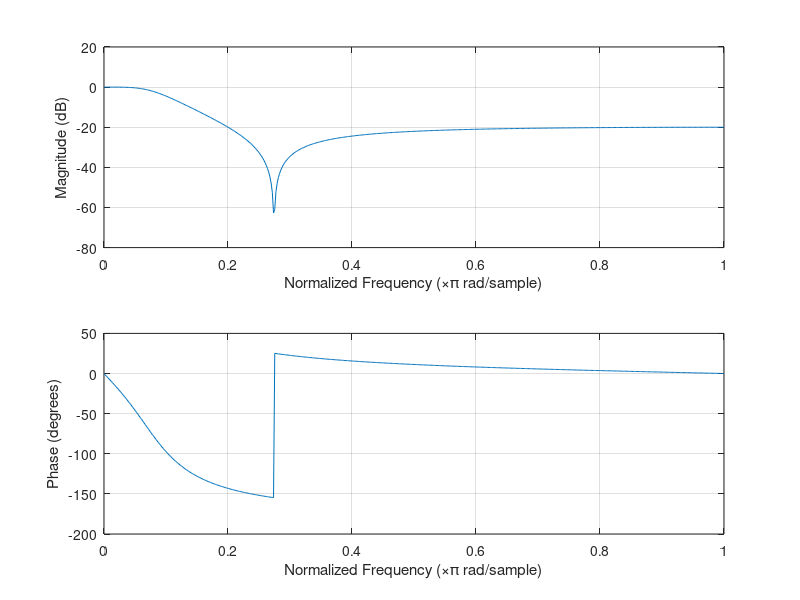

Recreate this plot in MATLAB. (Note: this script raises an error after producing the figure.)
%==========================================================================
%Pokazanie dla danych transmitacji:
%-odpowiedzi impulsowej,
%-charakterystyki amplitudowo-czestotliwosciowej
%-charakterystyki fazowe
%-zbadać stablinosc,
%Dodatkowo sprawdzenie danego filtra sygnalem zlozonym z 3 sygnalow
%sinusoidalnych. Filtr projektowany za pomoca metody Yule-Walkera i za
%pomoca polecenia fir2
%==========================================================================
clc;
close all;
clear all;

fs=1000;                    %czestotliwosc probkowania
f=100;                      %czestotliwosc sygnalu
L=[0.0996 -0.1297 0.0996];  %licznik transmitancji
M=[1 -1.6099 0.6794];       %mianownik transmitancji
sys=tf(L,M);                %zbudowanie funkcji przejscia
t=0:(1/fs):1;               %wektor czsu

delta_k=zeros(1,length(t)); %delta kronekera (zera w calym sygnale,
delta_k(1,1)=1;             %pierwsza próbka jest rowna 1)

figure(1);
[H,W]=freqz(L,M);           %odpowiedz czestotliwosciowa filtra
freqz(L,M);                 %wykres amplitudy i fazy(rozwiniety) filtra

Mod=20*log10(abs(H));       %modul [dB]
Fi_rad=phase(H);            %faza sygnalu [rad]
Fi_deg=Fi_rad*180/pi;       %faza sygnalu [deg]
W_norm=W/pi;                %czestotliwosc znormalizowana 

figure(2);
subplot(2,1,1);
plot(W_norm,Mod);           %wykr. modulu od czestotliwosci znormalizowanej
title('Odpowiedz amplitudowo-czestotliwosciowa filtra');
ylabel('Modul [dB]');
xlabel('Czestotliwosc znormalizowana ');
subplot(2,1,2);
plot(W_norm,Fi_deg);        %wykr. fazy od czestotliwosci znormalizowanej
title('Odpowiedz fazowo-czestotliwosciowa filtra');
ylabel('Faza[\circ]');
xlabel('Czestotliwosc znormalizowana ');

figure(3);
dimpulse(L,M);              %odpowiedz impulsowa filtra

odp_imp=filter(L,M,delta_k);%filtrowanie sygnalu delta_k za pomoca filtra 
                            %opisanego za pomoca L i M, tworzy nowy wektor
figure(4);
subplot(2,1,1);
plot(t,delta_k);            %wykreslenie przebiegu f. delty kroneckera
xlabel('czas [s]');
ylabel('Amplituda')
title('Sygnal przed filtracja');
subplot(2,1,2);
plot(t,odp_imp);            %wykreslenie przebiegu f. delty k. po filtr.
xlabel('czas [s]');
ylabel('Amplituda');
title('Sygnal po filtracji');

figure(5);
x_offset=0;                 %odsuniecie okregu na osi X
y_offset=0;                 %odsuniecie okregu na osi Y
radius=1;                   %promien okregu 

x = linspace(x_offset-radius,x_offset+radius,100);
                            %wektor wartosci X okregu
circ1=sqrt(radius^2-(x-x_offset).^2)+y_offset;
circ2=-sqrt(radius^2-(x-x_offset) .^2)+y_offset;
                            %wektory wartosci Y okregu czesc gorna i dolna
plot(x,circ1,'k');hold on;
plot(x,circ2,'k');hold on;
                            %wykreslenie obydwu czesci okregu 
grid on;                    %wlaczenie linii siatki
axis equal;                 %rowne proporcje miedzy osiami XY

pzmap(L,M)                  %pzmap, znajduje i rysuje dla danej funkcji 
                            %zera oraz bieguny (zeros, poles)
[z,p,k]=tf2zpk(L,M);        %tf2zpk f. przejscia z czasu dyskretnego na 
                            %zera i bieguny (z-zeros, p-poles, k-gain);
